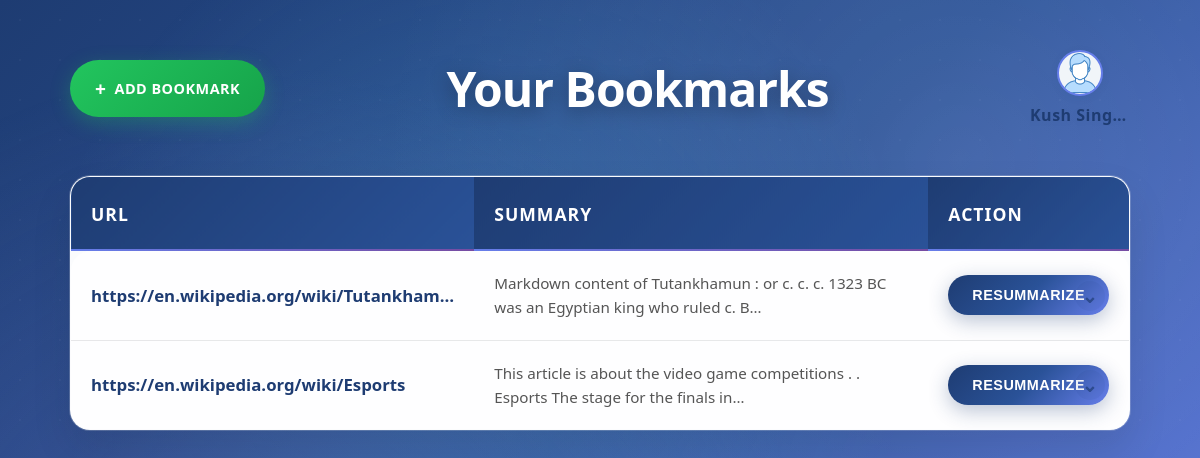
/bookmarks/ (signed in), run on the app's committed database.
### bookmarks/models.py (models this page shows, shortened)
class CustomUser(AbstractBaseUser, PermissionsMixin):
    email = models.EmailField(unique=True)
    first_name = models.CharField(max_length=30, blank=True)
    last_name = models.CharField(max_length=30, blank=True)
    mobile_number = models.CharField(max_length=15, blank=True)
    is_online = models.BooleanField(default=False)
    is_active = models.BooleanField(default=True)
    is_staff = models.BooleanField(default=False)
    USERNAME_FIELD = 'email'
    REQUIRED_FIELDS = []
    objects = CustomUserManager()

class Bookmark(models.Model):
    user = models.ForeignKey(settings.AUTH_USER_MODEL, on_delete=models.CASCADE)
    url = models.URLField()
    title = models.CharField(max_length=255)
    favicon_url = models.URLField(blank=True)
    summary = models.TextField(blank=True)
    created_at = models.DateTimeField(auto_now_add=True)

### bookmarks/views.py (the view)
# urls.py: path('', views.list_bookmarks, name='list_bookmarks'),
@login_required
def list_bookmarks(request):
    bookmarks = Bookmark.objects.filter(user=request.user).order_by('-created_at')
    return render(request, 'bookmarks/list_bookmarks.html', {'bookmarks': bookmarks})

### bookmarks/templates/bookmarks/list_bookmarks.html (shortened to what this page needs)
{% load static %}
<!DOCTYPE html>
<html lang="en">
<head>
    <link rel="stylesheet" href="{% static 'style.css' %}">
</head>
<body>
    <div class="container">
        <div class="header-container">
            <a href="{% url 'add_bookmark' %}" class="add-bookmark-btn">Add Bookmark</a>
            <h2>Your Bookmarks</h2>
            <div class="user-profile-trigger" id="userProfileTrigger" tabindex="0" role="button" aria-label="User Profile">
                <img src="{% static 'default_user_icon.png' %}" alt="User" class="user-avatar">
                <div class="user-profile-name">
                    {{ user.first_name }} {{ user.last_name }}
                </div>
            </div>
        </div>
        <table class="bookmark-table">
            <thead>
                <tr>
                    <th>URL</th>
                    <th>Summary</th>
                    <th>Action</th>
                </tr>
            </thead>
            <tbody>
            {% for bookmark in bookmarks %}
                <tr class="bookmark-row" data-row="{{ forloop.counter0 }}">
                    <td>
                        <a href="{{ bookmark.url }}" class="text-link" target="_blank">
                            {{ bookmark.url|truncatechars:40 }}
                        </a>
                    </td>
                    <td>
                        <span class="summary-preview">
                            {{ bookmark.summary|truncatechars:90 }}
                        </span>
                    </td>
                    <td>
                        <form action="{% url 'resummarize_bookmark' bookmark.id %}" method="post" style="display:inline;">
                            <button type="submit" class="btn">Resummarize</button>
                        </form>
                    </td>
                </tr>
            {% endfor %}
            </tbody>
        </table>
    </div>
</body>
</html>

### data on the page
CustomUser: first_name "Kush", last_name "Sing…"
Bookmark: url "https://en.wikipedia.org/wiki/Tutankham…", summary "Markdown content of Tutankhamun : or c. c. c. 1323 BC was an Egyptian king who ruled c. B…"
Bookmark: url "https://en.wikipedia.org/wiki/Esports", summary "This article is about the video game competitions . . Esports The stage for the finals in…"
